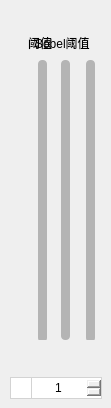
      <widget class="QWidget" name="page_7">
       <widget class="QSlider" name="verticalSlider_8">
        <property name="geometry">
         <rect>
          <x>32</x>
          <y>60</y>
          <width>21</width>
          <height>280</height>
         </rect>
        </property>
        <property name="styleSheet">
         <string notr="true">QSlider{
border-radius: 6px;  


}
QSlider::add-page:vertical 
     {      background-color: rgb(37, 168, 198);
        border-radius: 4px;
        width:4px;  
     } 
     QSlider::sub-page:vertical  
    {  
        border-radius: 4px;
	background-color: rgb(180, 180, 180);
        width:4px;  
     }  
    QSlider::groove:vertical   
    {  
        background:transparent;  
        width:9px;
		border:0px solid black;
		border-radius: 7px;
		padding:0px;
        margin:0px;
    }  
    QSlider::handle:vertical  
    {  
         height: 20px;  
       
           border-image: url(:/images/圆形 (5).png);
	 
         margin: 0 -6px;  
     }
QSlider::handle:vertical:hover{
 		 height: 20px;  
        width:15px;  
         
	border-image: url(:/images/圆形 (1).png);
	
         margin: -0 -6px
	

       }


</string>
        </property>
        <property name="maximum">
         <number>255</number>
        </property>
        <property name="orientation">
         <enum>Qt::Vertical</enum>
        </property>
       </widget>
       <widget class="QLabel" name="label_9">
        <property name="geometry">
         <rect>
          <x>28</x>
          <y>30</y>
          <width>36</width>
          <height>26</height>
         </rect>
        </property>
        <property name="styleSheet">
         <string notr="true">font: 87 10pt &quot;Arial Black&quot;;
font: 75 10pt &quot;Microsoft YaHei UI&quot;;</string>
        </property>
        <property name="text">
         <string>阈值</string>
        </property>
       </widget>
       <widget class="QSlider" name="verticalSlider_9">
        <property name="geometry">
         <rect>
          <x>80</x>
          <y>60</y>
          <width>21</width>
          <height>280</height>
         </rect>
        </property>
        <property name="styleSheet">
         <string notr="true">QSlider{
border-radius: 6px;  


}
QSlider::add-page:vertical 
     {      background-color: rgb(37, 168, 198);
        border-radius: 4px;
        width:4px;  
     } 
     QSlider::sub-page:vertical  
    {  
        border-radius: 4px;
	background-color: rgb(180, 180, 180);
        width:4px;  
     }  
    QSlider::groove:vertical   
    {  
        background:transparent;  
        width:9px;
		border:0px solid black;
		border-radius: 7px;
		padding:0px;
        margin:0px;
    }  
    QSlider::handle:vertical  
    {  
         height: 20px;  
       
           border-image: url(:/images/圆形 (5).png);
	 
         margin: 0 -6px;  
     }
QSlider::handle:vertical:hover{
 		 height: 20px;  
        width:15px;  
         
	border-image: url(:/images/圆形 (1).png);
	
         margin: -0 -6px
	

       }


</string>
        </property>
        <property name="maximum">
         <number>2</number>
        </property>
        <property name="orientation">
         <enum>Qt::Vertical</enum>
        </property>
       </widget>
       <widget class="QSpinBox" name="spinBox_4">
        <property name="geometry">
         <rect>
          <x>10</x>
          <y>377</y>
          <width>65</width>
          <height>22</height>
         </rect>
        </property>
        <property name="styleSheet">
         <string notr="true">QSpinBox{
    border:1px solid #D3D3D3;
	
	
}
QSpinBox::up-button{subcontrol-origin:border;
    subcontrol-position:right;
    border-radius:6px;
	
	border:1px solid  #D3D3D3;
	
	
	
	background-color: rgb(122, 198, 239);
	image: url(:/images/加 (6).png);
	
	
    width: 20px;
    height: 40px;       
}
QSpinBox::down-button{subcontrol-origin:border;
    subcontrol-position:left;
    border-radius:6px;
	border:1px solid  #D3D3D3;
	
	background-color: rgb(122, 198, 239);
	
	
	image: url(:/images/减 (9).png);
    width: 20px;
    height: 40px;
}
/*按钮按下样式*/
QSpinBox::up-button:hover{subcontrol-origin:border;
    subcontrol-position:right;
    image: url(:/images/加 (5).png);
	
    width: 20px;
    height: 40px;       
}
  
QSpinBox::down-button:hover{
    subcontrol-position:left;
    
	
	image: url(:/images/减 (7).png);
    width: 20px;
    height: 40px;
}</string>
        </property>
        <property name="alignment">
         <set>Qt::AlignCenter</set>
        </property>
       </widget>
       <widget class="QSlider" name="verticalSlider_7">
        <property name="geometry">
         <rect>
          <x>55</x>
          <y>60</y>
          <width>21</width>
          <height>280</height>
         </rect>
        </property>
        <property name="cursor">
         <cursorShape>ClosedHandCursor</cursorShape>
        </property>
        <property name="styleSheet">
         <string notr="true">QSlider{
border-radius: 6px;  


}
QSlider::add-page:vertical 
     {      background-color: rgb(37, 168, 198);
        border-radius: 4px;
        width:4px;  
     } 
     QSlider::sub-page:vertical  
    {  
        border-radius: 4px;
	background-color: rgb(180, 180, 180);
        width:4px;  
     }  
    QSlider::groove:vertical   
    {  
        background:transparent;  
        width:9px;
		border:0px solid black;
		border-radius: 7px;
		padding:0px;
        margin:0px;
    }  
    QSlider::handle:vertical  
    {  
         height: 20px;  
       
           border-image: url(:/images/圆形 (5).png);
	 
         margin: 0 -6px;  
     }
QSlider::handle:vertical:hover{
 		 height: 20px;  
        width:15px;  
         
	border-image: url(:/images/圆形 (1).png);
	
         margin: -0 -6px
	

       }


</string>
        </property>
        <property name="maximum">
         <number>120</number>
        </property>
        <property name="value">
         <number>1</number>
        </property>
        <property name="sliderPosition">
         <number>1</number>
        </property>
        <property name="orientation">
         <enum>Qt::Vertical</enum>
        </property>
       </widget>
       <widget class="QLabel" name="label_41">
        <property name="geometry">
         <rect>
          <x>35</x>
          <y>30</y>
          <width>66</width>
          <height>26</height>
         </rect>
        </property>
        <property name="styleSheet">
         <string notr="true">font: 87 10pt &quot;Arial Black&quot;;
font: 75 10pt &quot;Microsoft YaHei UI&quot;;</string>
        </property>
        <property name="text">
         <string>Sobel阈值</string>
        </property>
       </widget>
       <widget class="QSpinBox" name="spinBox_3">
        <property name="geometry">
         <rect>
          <x>31</x>
          <y>377</y>
          <width>71</width>
          <height>22</height>
         </rect>
        </property>
        <property name="styleSheet">
         <string notr="true">QSpinBox{
    border:1px solid #D3D3D3;
	
	
}
QSpinBox::up-button{subcontrol-origin:border;
    subcontrol-position:right;
    border-radius:6px;
	
	border:1px solid  #D3D3D3;
	
	
	
	background-color: rgb(122, 198, 239);
	image: url(:/images/加 (6).png);
	
	
    width: 20px;
    height: 40px;       
}
QSpinBox::down-button{subcontrol-origin:border;
    subcontrol-position:left;
    border-radius:6px;
	border:1px solid  #D3D3D3;
	
	background-color: rgb(122, 198, 239);
	
	
	image: url(:/images/减 (9).png);
    width: 20px;
    height: 40px;
}
/*按钮按下样式*/
QSpinBox::up-button:hover{subcontrol-origin:border;
    subcontrol-position:right;
    image: url(:/images/加 (5).png);
	
    width: 20px;
    height: 40px;       
}
  
QSpinBox::down-button:hover{
    subcontrol-position:left;
    
	
	image: url(:/images/减 (7).png);
    width: 20px;
    height: 40px;
}</string>
        </property>
        <property name="alignment">
         <set>Qt::AlignCenter</set>
        </property>
        <property name="minimum">
         <number>1</number>
        </property>
        <property name="maximum">
         <number>120</number>
        </property>
       </widget>
      </widget>
